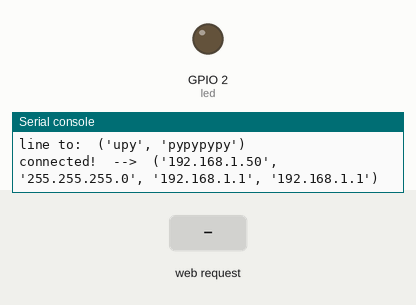
A program run on a simulated ESP32 board running MicroPython. Shown: output pins drawn as LEDs (lit = HIGH), the last lines printed to the serial console. The inputs (shaded band) are chosen by the test bench. WiFi joins after 1.5 s.

Above: at 2.7 s.
2.8 s: HTTP request GET /?LED=OFF received
At 3.9 s:
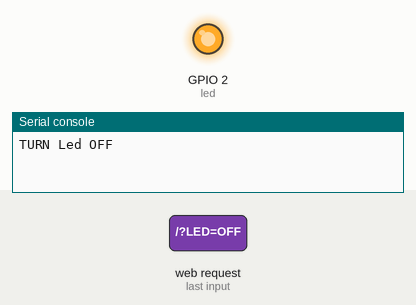
4.3 s: HTTP request GET /?LED=ON received
At 5.0 s:
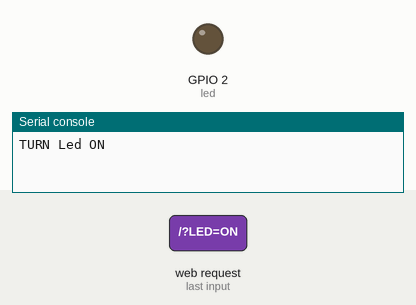
Timing chart, 0 to 7.3 s (numbered marks = the images above; inputs shaded):
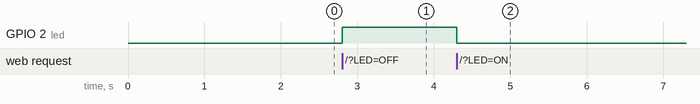

The program:

main.py
```python
# -*- coding: utf-8 -*-

import machine
import network
import time
import os

#- check ap config file
AP_SSID = 'upy'
AP_PWD = 'pypypypy'
ap_config = None
ap_config_fn = 'ap.txt'
if ap_config_fn in os.listdir():
    print('ap config here!')
    f = open(ap_config_fn)
    ap_config = f.read()
    f.close()
if ap_config:
    print( ('ap_config:', ap_config))
    ap_config = ap_config.split('\n')
    AP_SSID = ap_config[0].strip()
    AP_PWD = ap_config[1].strip()
print('line to: ', (AP_SSID, AP_PWD))

#-- 連到AP 為Station
sta_if = network.WLAN(network.STA_IF)
sta_if.active(True)
sta_if.connect(AP_SSID, AP_PWD)
sta_if.isconnected()
for i in range(20):
    time.sleep(0.5)
    if sta_if.isconnected():
        break
sta_ip = ''
if sta_if.isconnected():
    print('connected!  --> ', sta_if.ifconfig())
    sta_ip = sta_if.ifconfig()[0]
else:
    print('not connected!  --> ', sta_if.ifconfig())


import socket
from machine import Pin
from machine import PWM
import dht
#from hcsr04 import HCSR04

#Setup PINS
led = machine.Pin(2, machine.Pin.OUT)


# th_sensor
th_sensor = dht.DHT11(Pin(5))


#Setup Socket WebServer
s = socket.socket(socket.AF_INET, socket.SOCK_STREAM)
s.bind(('0.0.0.0', 80))
s.listen(5)
while True:
    conn, addr = s.accept()
    print("Got a connection from %s" % str(addr))
    request = conn.recv(1024)
    print("Content = %s" % str(request))

    request = str(request)
    led_on = request.find('GET /?LED=ON')
    led_off = request.find('GET /?LED=OFF')
    th_sensor_read = request.find('GET /?th_sensor=read')


    if led_on >= 0:
        print('TURN Led ON')
        led.value(0)
    if led_off >= 0:
        print('TURN Led OFF')
        led.value(1)


    my_t = None
    my_h = None
    if th_sensor_read >= 0:
        print('th_sensor read')
        th_sensor.measure()
        my_t = th_sensor.temperature()
        my_h = th_sensor.humidity()
        print('T=', th_sensor.temperature())
        print('H=', th_sensor.humidity())

    f = open('webtool.html')

    while(1):
        html = f.read(1024)

        if my_t:
            html = html.replace('T=?', 'T={}{}C'.format(my_t,'\u00b0'))
        else:
            html = html.replace('T=?', '')
        if my_h:
            html = html.replace('H=?', 'H={}{}'.format(my_h,'%'))
        else:
            html = html.replace('H=?', '')
        #conn.send(html)
        conn.sendall(html) #改用send all就不會有資料傳一半的問題
        if(len(html)<=0):
            break
    f.close()
    conn.close()
```

Measured:
- after the input at 2.8 s, GPIO 2 (led): LOW → HIGH at once
- after the input at 4.3 s, GPIO 2 (led): HIGH → LOW at once
